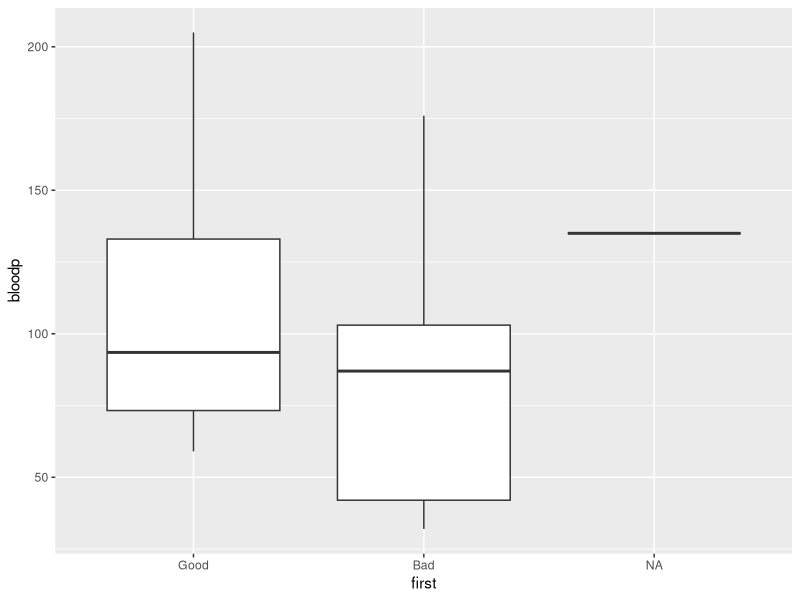
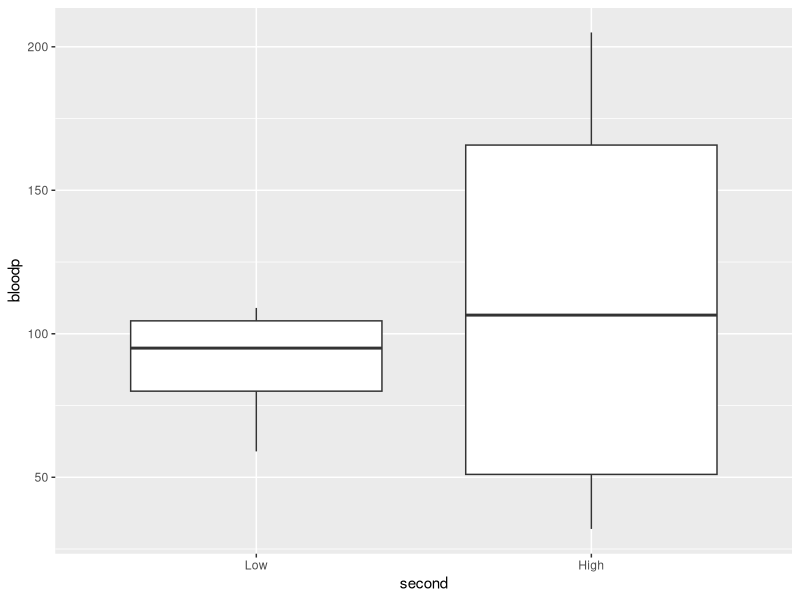
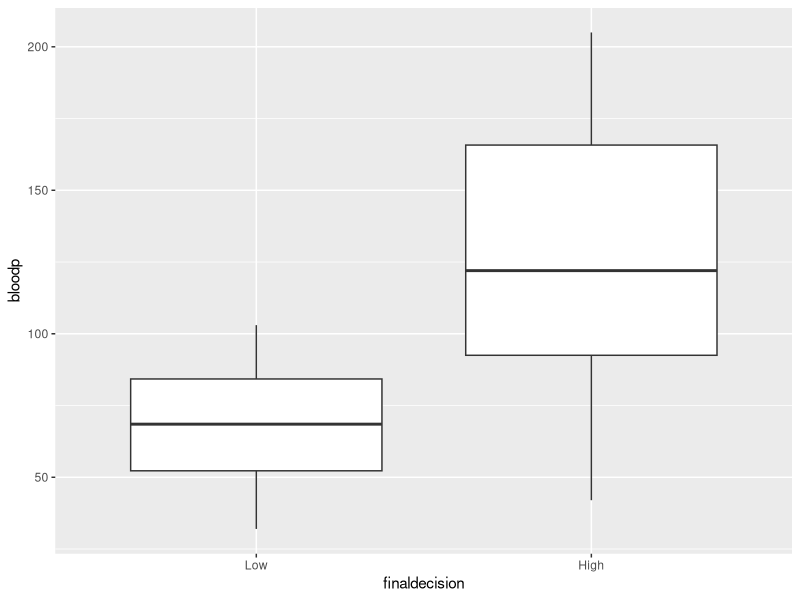
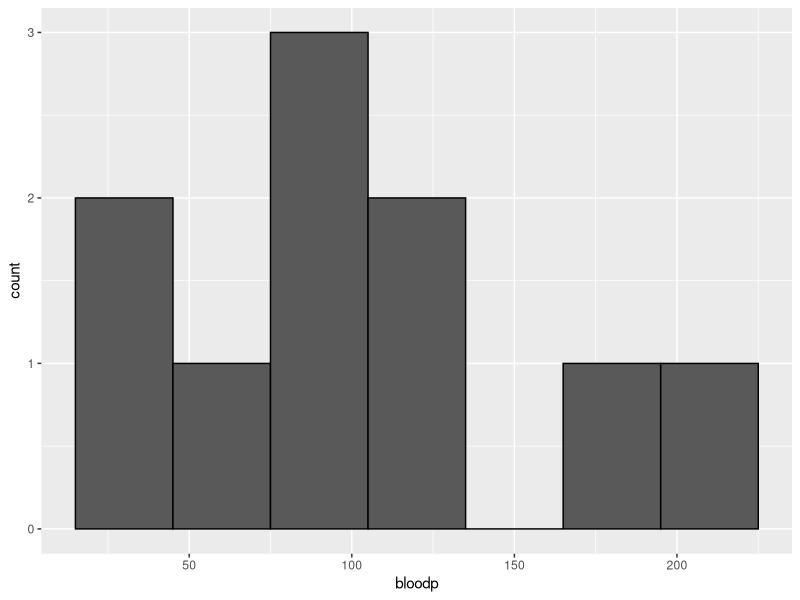

Source code (R) for these figures, in order:
library(ggplot2)
library(tidyr)

Freq <- c(0.6, 0.3, 0.4, 0.4, 0.2, 0.6, 0.3, 0.4, 0.9, 0.2)
bloodp <- c(103, 87, 32, 42, 59, 109, 78, 205, 135, 176)
first <- c(1, 1, 1, 1, 0, 0, 0, 0, NA, 1)
second <- c(0, 0, 1, 1, 0, 0, 1, 1, 1, 1)
finaldecision <- c(0, 1, 0, 1, 0, 1, 0, 1, 1, 1)

df <- data.frame(Freq, bloodp, first, second, finaldecision)
df

df$first <- factor(df$first, levels = c(0, 1), labels = c("Good", "Bad"))
df$second <- factor(df$second, levels = c(0, 1), labels = c("Low", "High"))
df$finaldecision <- factor(df$finaldecision, levels = c(0, 1), labels = c("Low", "High"))

ggplot(df, aes(x=first, y=bloodp)) +
  geom_boxplot()

ggplot(df, aes(x=second, y=bloodp)) +
  geom_boxplot()

ggplot(df, aes(x=finaldecision, y=bloodp)) +
  geom_boxplot()

ggplot(df, aes(x=bloodp)) +
  geom_histogram(binwidth=30, color="black")